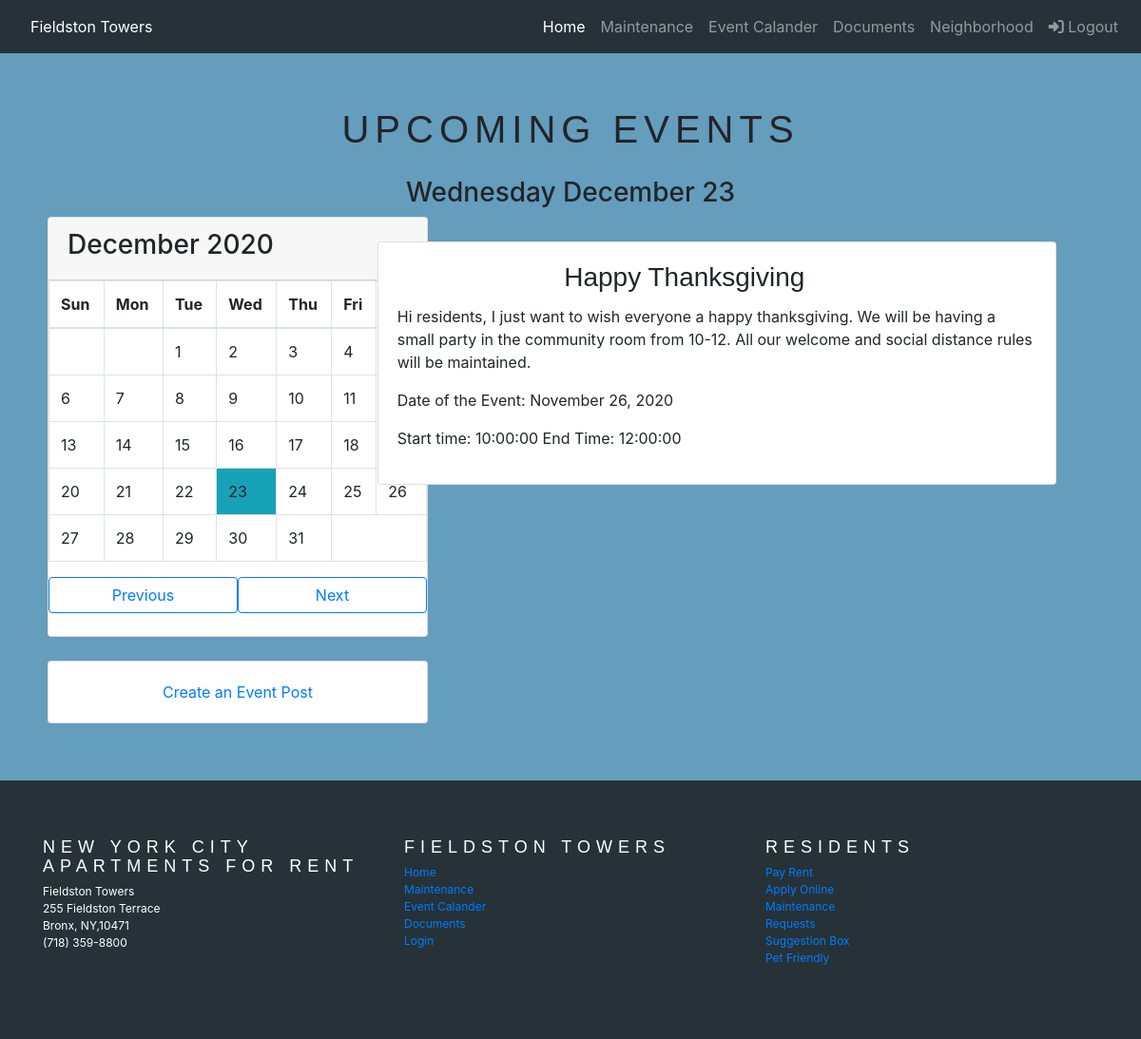
The page /events (signed in) on the database its author committed.
### app/models.py (models this page shows)
class Event(db.Model):
    id = db.Column(db.Integer, primary_key=True)
    title = db.Column(db.String(120))
    dateOfEvent = db.Column(db.DateTime)
    body = db.Column(db.String)
    timestamp = db.Column(db.DateTime, index=True, default=datetime.utcnow())
    author = db.Column(db.String(60))
    user_id = db.Column(db.Integer, db.ForeignKey('user.id'))
    location = db.Column(db.String)
    start= db.Column(db.Time)
    end= db.Column(db.Time)

### app/routes.py (the view)
@app.route('/events')
@login_required
def events():
    events = Event.query.order_by('timestamp').limit(4)
    return render_template('events.html',events=events)

### app/models.py (called while the page is built)
@login.user_loader
def load_user(id):
    return User.query.get(int(id))

### app/templates/events.html (shortened to what this page needs)
{% extends "base.html" %}
{% block custom_styles %}
<link rel="stylesheet" href="{{ url_for('static', filename='css/event.css') }}">
{% endblock %}
{% block content %}
<main class="background-blue container-fluid topSpace">
    <div>
        <h1 id="eventTitle">Upcoming Events</h1>
        <h3 id="day"></h3>
        <div class="row">
            <div class="col-md-3">
                <div class="card" id='calendar'>
                    <div class="card-header">
                        <h3 id="monthAndYear"></h3>
                    </div>
                    <table class="table table-bordered table-responsive-sm">
                        <thead>
                        <tr>
                            <th>Sun</th>
                            <th>Mon</th>
                            <th>Tue</th>
                            <th>Wed</th>
                            <th>Thu</th>
                            <th>Fri</th>
                            <th>Sat</th>
                        </tr>
                        </thead>
                        <tbody id="calendar-body">
                        </tbody>
                    </table>
                    <div class="form-inline">
                        <button class="btn btn-outline-primary col-sm-6" id="previous" onclick="previous()">
                            Previous
                        </button>
                        <button class="btn btn-outline-primary col-sm-6" id="next" onclick="next()">Next</button>
                    </div>
                    <br/>
                </div>
                <div class="card" id="cardSpace">
                    <div class="card-body">
                        <a href="{{ url_for('event_form') }}">Create an Event Post</a>
                    </div>
                </div>
            </div>
            <div class="col-md-9">
                {% for event in events %}
                <div class="cardMaintenance">
                    <div class="card">
                        <div class="card-body">
                            <div class="row">
                                <div class="col-3">
                                </div>
                                <div class="col-9">
                                      <h3 class="card-title">{{ event.title }}</h3>
                                </div>
                            </div>
                            <p class="card-text">{{ event.body }}</p>
                            <p class="card-text">Date of the Event: {{ moment(event.dateOfEvent).format('LL') }} </p>
                            <p>Start time: {{event.start}} End Time: {{ event.end }}</p>
                        </div>
                    </div>
                </div>
                {% endfor %}
            </div>
        </div>
    </div>
</main>
{% endblock %}

### app/static/css/base.css (style rules this page uses)
.topSpace { padding:5% 0; }
.background-blue { background-color: #659dbd; background-repeat: no-repeat; background-size: auto; }
.card-title { font-family: Raleway, sans-serif !important; }

### app/static/css/event.css (style rules this page uses)
#calendar { width: 400px; margin-left:50px; }
.cardMaintenance { width: 80%; margin-left: 10%; margin-top: 3%; }
#cardSpace { margin-top: 25px; margin-left: 50px; width: 400px; text-align: center; }
#day { text-align: center; }
#eventTitle { text-align: center; font-family: Raleway, sans-serif; letter-spacing: 6px; font-weight: 400; text-transform: uppercase; line-height: 40px; margin-bottom: 30px; }

### rows shown on the page
Event: title "Happy Thanksgiving", body "Hi residents, I just want to wish everyone a happy thanksgiving. We will be having a small party in the community room from 10-12. All our welcome and social distance rules will be maintained.", dateOfEvent "November 26, 2020", start "10:00:00", end "12:00:00"
